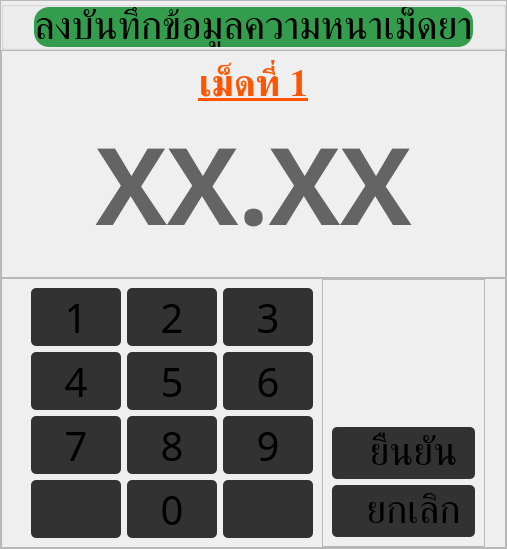
         <widget class="QWidget" name="thickness_keyboard">
          <layout class="QVBoxLayout" name="verticalLayout_34">
           <property name="spacing">
            <number>0</number>
           </property>
           <property name="leftMargin">
            <number>0</number>
           </property>
           <property name="topMargin">
            <number>0</number>
           </property>
           <property name="rightMargin">
            <number>0</number>
           </property>
           <property name="bottomMargin">
            <number>0</number>
           </property>
           <item>
            <widget class="QWidget" name="widget_2" native="true">
             <layout class="QVBoxLayout" name="verticalLayout_35">
              <property name="leftMargin">
               <number>0</number>
              </property>
              <property name="topMargin">
               <number>0</number>
              </property>
              <property name="rightMargin">
               <number>0</number>
              </property>
              <property name="bottomMargin">
               <number>0</number>
              </property>
              <item>
               <widget class="QFrame" name="frame_4">
                <property name="minimumSize">
                 <size>
                  <width>0</width>
                  <height>300</height>
                 </size>
                </property>
                <property name="frameShape">
                 <enum>QFrame::Shape::StyledPanel</enum>
                </property>
                <property name="frameShadow">
                 <enum>QFrame::Shadow::Raised</enum>
                </property>
                <layout class="QVBoxLayout" name="verticalLayout_3">
                 <property name="spacing">
                  <number>0</number>
                 </property>
                 <property name="leftMargin">
                  <number>0</number>
                 </property>
                 <property name="topMargin">
                  <number>0</number>
                 </property>
                 <property name="rightMargin">
                  <number>0</number>
                 </property>
                 <property name="bottomMargin">
                  <number>0</number>
                 </property>
                 <item>
                  <widget class="QGroupBox" name="thickness_title_groupBox_2">
                   <property name="maximumSize">
                    <size>
                     <width>16777215</width>
                     <height>100</height>
                    </size>
                   </property>
                   <layout class="QHBoxLayout" name="horizontalLayout_60">
                    <property name="leftMargin">
                     <number>30</number>
                    </property>
                    <property name="topMargin">
                     <number>0</number>
                    </property>
                    <property name="rightMargin">
                     <number>30</number>
                    </property>
                    <property name="bottomMargin">
                     <number>0</number>
                    </property>
                    <item>
                     <widget class="QLabel" name="thickness_input_title">
                      <property name="maximumSize">
                       <size>
                        <width>16777215</width>
                        <height>60</height>
                       </size>
                      </property>
                      <property name="font">
                       <font>
                        <family>Kanit</family>
                        <pointsize>30</pointsize>
                       </font>
                      </property>
                      <property name="styleSheet">
                       <string notr="true">background-color: rgb(52, 157, 77);
border-radius: 15px;</string>
                      </property>
                      <property name="text">
                       <string>ลงบันทึกข้อมูลความหนาเม็ดยา</string>
                      </property>
                      <property name="alignment">
                       <set>Qt::AlignmentFlag::AlignCenter</set>
                      </property>
                     </widget>
                    </item>
                   </layout>
                  </widget>
                 </item>
                 <item>
                  <widget class="QFrame" name="frame_9">
                   <property name="frameShape">
                    <enum>QFrame::Shape::StyledPanel</enum>
                   </property>
                   <property name="frameShadow">
                    <enum>QFrame::Shadow::Raised</enum>
                   </property>
                   <layout class="QVBoxLayout" name="verticalLayout_38">
                    <property name="spacing">
                     <number>0</number>
                    </property>
                    <property name="bottomMargin">
                     <number>20</number>
                    </property>
                    <item>
                     <widget class="QLabel" name="thickness_val_label">
                      <property name="minimumSize">
                       <size>
                        <width>0</width>
                        <height>50</height>
                       </size>
                      </property>
                      <property name="maximumSize">
                       <size>
                        <width>16777215</width>
                        <height>50</height>
                       </size>
                      </property>
                      <property name="font">
                       <font>
                        <family>Kanit</family>
                        <pointsize>28</pointsize>
                        <bold>true</bold>
                        <underline>true</underline>
                       </font>
                      </property>
                      <property name="styleSheet">
                       <string notr="true">color: rgb(255, 85, 0);</string>
                      </property>
                      <property name="text">
                       <string>เม็ดที่ 1</string>
                      </property>
                      <property name="alignment">
                       <set>Qt::AlignmentFlag::AlignCenter</set>
                      </property>
                     </widget>
                    </item>
                    <item>
                     <widget class="QLabel" name="thickness_val_input">
                      <property name="font">
                       <font>
                        <family>Kanit</family>
                        <pointsize>80</pointsize>
                        <bold>true</bold>
                       </font>
                      </property>
                      <property name="styleSheet">
                       <string notr="true">color: rgb(100, 100, 100);
border: none;</string>
                      </property>
                      <property name="text">
                       <string>XX.XX</string>
                      </property>
                      <property name="alignment">
                       <set>Qt::AlignmentFlag::AlignCenter</set>
                      </property>
                     </widget>
                    </item>
                   </layout>
                  </widget>
                 </item>
                 <item>
                  <widget class="QFrame" name="frame_5">
                   <property name="minimumSize">
                    <size>
                     <width>0</width>
                     <height>270</height>
                    </size>
                   </property>
                   <property name="maximumSize">
                    <size>
                     <width>16777215</width>
                     <height>270</height>
                    </size>
                   </property>
                   <property name="styleSheet">
                    <string notr="true"/>
                   </property>
                   <property name="frameShape">
                    <enum>QFrame::Shape::StyledPanel</enum>
                   </property>
                   <property name="frameShadow">
                    <enum>QFrame::Shadow::Raised</enum>
                   </property>
                   <layout class="QHBoxLayout" name="horizontalLayout_63">
                    <property name="spacing">
                     <number>0</number>
                    </property>
                    <property name="leftMargin">
                     <number>20</number>
                    </property>
                    <property name="topMargin">
                     <number>0</number>
                    </property>
                    <property name="rightMargin">
                     <number>20</number>
                    </property>
                    <property name="bottomMargin">
                     <number>0</number>
                    </property>
                    <item>
                     <widget class="QFrame" name="frame_6">
                      <property name="palette">
                       <palette>
                        <active>
                         <colorrole role="WindowText">
                          <brush brushstyle="SolidPattern">
                           <color alpha="255">
                            <red>255</red>
                            <green>255</green>
                            <blue>255</blue>
                           </color>
                          </brush>
                         </colorrole>
                         <colorrole role="Button">
                          <brush brushstyle="SolidPattern">
                           <color alpha="255">
                            <red>255</red>
                            <green>255</green>
                            <blue>255</blue>
                           </color>
                          </brush>
                         </colorrole>
                         <colorrole role="Text">
                          <brush brushstyle="SolidPattern">
                           <color alpha="255">
                            <red>255</red>
                            <green>255</green>
                            <blue>255</blue>
                           </color>
                          </brush>
                         </colorrole>
                         <colorrole role="ButtonText">
                          <brush brushstyle="SolidPattern">
                           <color alpha="255">
                            <red>255</red>
                            <green>255</green>
                            <blue>255</blue>
                           </color>
                          </brush>
                         </colorrole>
                         <colorrole role="Base">
                          <brush brushstyle="SolidPattern">
                           <color alpha="255">
                            <red>255</red>
                            <green>255</green>
                            <blue>255</blue>
                           </color>
                          </brush>
                         </colorrole>
                         <colorrole role="Window">
                          <brush brushstyle="SolidPattern">
                           <color alpha="255">
                            <red>255</red>
                            <green>255</green>
                            <blue>255</blue>
                           </color>
                          </brush>
                         </colorrole>
                         <colorrole role="PlaceholderText">
                          <brush brushstyle="SolidPattern">
                           <color alpha="128">
                            <red>255</red>
                            <green>255</green>
                            <blue>255</blue>
                           </color>
                          </brush>
                         </colorrole>
                        </active>
                        <inactive>
                         <colorrole role="WindowText">
                          <brush brushstyle="SolidPattern">
                           <color alpha="255">
                            <red>255</red>
                            <green>255</green>
                            <blue>255</blue>
                           </color>
                          </brush>
                         </colorrole>
                         <colorrole role="Button">
                          <brush brushstyle="SolidPattern">
                           <color alpha="255">
                            <red>255</red>
                            <green>255</green>
                            <blue>255</blue>
                           </color>
                          </brush>
                         </colorrole>
                         <colorrole role="Text">
                          <brush brushstyle="SolidPattern">
                           <color alpha="255">
                            <red>255</red>
                            <green>255</green>
                            <blue>255</blue>
                           </color>
                          </brush>
                         </colorrole>
                         <colorrole role="ButtonText">
                          <brush brushstyle="SolidPattern">
                           <color alpha="255">
                            <red>255</red>
                            <green>255</green>
                            <blue>255</blue>
                           </color>
                          </brush>
                         </colorrole>
                         <colorrole role="Base">
                          <brush brushstyle="SolidPattern">
                           <color alpha="255">
                            <red>255</red>
                            <green>255</green>
                            <blue>255</blue>
                           </color>
                          </brush>
                         </colorrole>
                         <colorrole role="Window">
                          <brush brushstyle="SolidPattern">
                           <color alpha="255">
                            <red>255</red>
                            <green>255</green>
                            <blue>255</blue>
                           </color>
                          </brush>
                         </colorrole>
                         <colorrole role="PlaceholderText">
                          <brush brushstyle="SolidPattern">
                           <color alpha="128">
                            <red>255</red>
                            <green>255</green>
                            <blue>255</blue>
                           </color>
                          </brush>
                         </colorrole>
                        </inactive>
                        <disabled>
                         <colorrole role="WindowText">
                          <brush brushstyle="SolidPattern">
                           <color alpha="255">
                            <red>255</red>
                            <green>255</green>
                            <blue>255</blue>
                           </color>
                          </brush>
                         </colorrole>
                         <colorrole role="Button">
                          <brush brushstyle="SolidPattern">
                           <color alpha="255">
                            <red>255</red>
                            <green>255</green>
                            <blue>255</blue>
                           </color>
                          </brush>
                         </colorrole>
                         <colorrole role="Text">
                          <brush brushstyle="SolidPattern">
                           <color alpha="255">
                            <red>255</red>
                            <green>255</green>
                            <blue>255</blue>
                           </color>
                          </brush>
                         </colorrole>
                         <colorrole role="ButtonText">
                          <brush brushstyle="SolidPattern">
                           <color alpha="255">
                            <red>255</red>
                            <green>255</green>
                            <blue>255</blue>
                           </color>
                          </brush>
                         </colorrole>
                         <colorrole role="Base">
                          <brush brushstyle="SolidPattern">
                           <color alpha="255">
                            <red>255</red>
                            <green>255</green>
                            <blue>255</blue>
                           </color>
                          </brush>
                         </colorrole>
                         <colorrole role="Window">
                          <brush brushstyle="SolidPattern">
                           <color alpha="255">
                            <red>255</red>
                            <green>255</green>
                            <blue>255</blue>
                           </color>
                          </brush>
                         </colorrole>
                         <colorrole role="PlaceholderText">
                          <brush brushstyle="SolidPattern">
                           <color alpha="128">
                            <red>255</red>
                            <green>255</green>
                            <blue>255</blue>
                           </color>
                          </brush>
                         </colorrole>
                        </disabled>
                       </palette>
                      </property>
                      <property name="font">
                       <font>
                        <pointsize>9</pointsize>
                       </font>
                      </property>
                      <property name="styleSheet">
                       <string notr="true">QPushButton {
	width: 90px;
	height: 70px;
	background-color: rgb(50, 50, 50);
	border-radius: 5px;
}

QPushButton:pressed {
    font-size: 45px;
	background-color: rgb(100, 100, 100);
}</string>
                      </property>
                      <property name="frameShadow">
                       <enum>QFrame::Shadow::Plain</enum>
                      </property>
                      <property name="lineWidth">
                       <number>3</number>
                      </property>
                      <layout class="QGridLayout" name="gridLayout_6">
                       <item row="0" column="0">
                        <widget class="QPushButton" name="key_1">
                         <property name="font">
                          <font>
                           <family>Kanit</family>
                           <pointsize>30</pointsize>
                           <fontweight>Medium</fontweight>
                          </font>
                         </property>
                         <property name="text">
                          <string>1</string>
                         </property>
                        </widget>
                       </item>
                       <item row="0" column="1">
                        <widget class="QPushButton" name="key_2">
                         <property name="font">
                          <font>
                           <family>Kanit</family>
                           <pointsize>30</pointsize>
                           <fontweight>Medium</fontweight>
                          </font>
                         </property>
                         <property name="text">
                          <string>2</string>
                         </property>
                        </widget>
                       </item>
                       <item row="0" column="2">
                        <widget class="QPushButton" name="key_3">
                         <property name="font">
                          <font>
                           <family>Kanit</family>
                           <pointsize>30</pointsize>
                           <fontweight>Medium</fontweight>
                          </font>
                         </property>
                         <property name="text">
                          <string>3</string>
                         </property>
                        </widget>
                       </item>
                       <item row="1" column="0">
                        <widget class="QPushButton" name="key_4">
                         <property name="font">
                          <font>
                           <family>Kanit</family>
                           <pointsize>30</pointsize>
                           <fontweight>Medium</fontweight>
                          </font>
                         </property>
                         <property name="text">
                          <string>4</string>
                         </property>
                        </widget>
                       </item>
                       <item row="1" column="1">
                        <widget class="QPushButton" name="key_5">
                         <property name="font">
                          <font>
                           <family>Kanit</family>
                           <pointsize>30</pointsize>
                           <fontweight>Medium</fontweight>
                          </font>
                         </property>
                         <property name="text">
                          <string>5</string>
                         </property>
                        </widget>
                       </item>
                       <item row="1" column="2">
                        <widget class="QPushButton" name="key_6">
                         <property name="font">
                          <font>
                           <family>Kanit</family>
                           <pointsize>30</pointsize>
                           <fontweight>Medium</fontweight>
                          </font>
                         </property>
                         <property name="text">
                          <string>6</string>
                         </property>
                        </widget>
                       </item>
                       <item row="2" column="0">
                        <widget class="QPushButton" name="key_7">
                         <property name="font">
                          <font>
                           <family>Kanit</family>
                           <pointsize>30</pointsize>
                           <fontweight>Medium</fontweight>
                          </font>
                         </property>
                         <property name="text">
                          <string>7</string>
                         </property>
                        </widget>
                       </item>
                       <item row="2" column="1">
                        <widget class="QPushButton" name="key_8">
                         <property name="font">
                          <font>
                           <family>Kanit</family>
                           <pointsize>30</pointsize>
                           <fontweight>Medium</fontweight>
                          </font>
                         </property>
                         <property name="text">
                          <string>8</string>
                         </property>
                        </widget>
                       </item>
                       <item row="2" column="2">
                        <widget class="QPushButton" name="key_9">
                         <property name="font">
                          <font>
                           <family>Kanit</family>
                           <pointsize>30</pointsize>
                           <fontweight>Medium</fontweight>
                          </font>
                         </property>
                         <property name="text">
                          <string>9</string>
                         </property>
                        </widget>
                       </item>
                       <item row="3" column="0">
                        <widget class="QPushButton" name="key_dot">
                         <property name="minimumSize">
                          <size>
                           <width>0</width>
                           <height>0</height>
                          </size>
                         </property>
                         <property name="maximumSize">
                          <size>
                           <width>16777215</width>
                           <height>150</height>
                          </size>
                         </property>
                         <property name="font">
                          <font>
                           <pointsize>30</pointsize>
                          </font>
                         </property>
                         <property name="text">
                          <string/>
                         </property>
                         <property name="icon">
                          <iconset resource="resource.qrc">
                           <normaloff>:/assets/keyboard/record.png</normaloff>:/assets/keyboard/record.png</iconset>
                         </property>
                         <property name="iconSize">
                          <size>
                           <width>30</width>
                           <height>30</height>
                          </size>
                         </property>
                        </widget>
                       </item>
                       <item row="3" column="1">
                        <widget class="QPushButton" name="key_0">
                         <property name="minimumSize">
                          <size>
                           <width>0</width>
                           <height>0</height>
                          </size>
                         </property>
                         <property name="maximumSize">
                          <size>
                           <width>16777215</width>
                           <height>150</height>
                          </size>
                         </property>
                         <property name="font">
                          <font>
                           <family>Kanit</family>
                           <pointsize>30</pointsize>
                           <fontweight>Medium</fontweight>
                          </font>
                         </property>
                         <property name="text">
                          <string>0</string>
                         </property>
                        </widget>
                       </item>
                       <item row="3" column="2">
                        <widget class="QPushButton" name="key_backspace">
                         <property name="minimumSize">
                          <size>
                           <width>0</width>
                           <height>0</height>
                          </size>
                         </property>
                         <property name="maximumSize">
                          <size>
                           <width>16777215</width>
                           <height>150</height>
                          </size>
                         </property>
                         <property name="font">
                          <font>
                           <pointsize>30</pointsize>
                          </font>
                         </property>
                         <property name="text">
                          <string/>
                         </property>
                         <property name="icon">
                          <iconset resource="resource.qrc">
                           <normaloff>:/assets/keyboard/backspace.png</normaloff>:/assets/keyboard/backspace.png</iconset>
                         </property>
                         <property name="iconSize">
                          <size>
                           <width>30</width>
                           <height>30</height>
                          </size>
                         </property>
                        </widget>
                       </item>
                      </layout>
                     </widget>
                    </item>
                    <item>
                     <widget class="QFrame" name="frame_8">
                      <property name="styleSheet">
                       <string notr="true">QPushButton {
	background-color: rgb(50, 50, 50);
	border-radius: 5px;
}
QPushButton:pressed {
	background-color: rgb(100, 100, 100);
}</string>
                      </property>
                      <property name="frameShape">
                       <enum>QFrame::Shape::StyledPanel</enum>
                      </property>
                      <property name="frameShadow">
                       <enum>QFrame::Shadow::Raised</enum>
                      </property>
                      <layout class="QVBoxLayout" name="verticalLayout_36">
                       <property name="spacing">
                        <number>6</number>
                       </property>
                       <item>
                        <widget class="QLabel" name="thickness_img">
                         <property name="text">
                          <string/>
                         </property>
                         <property name="pixmap">
                          <pixmap resource="resource.qrc">:/assets/icon/thickness.png</pixmap>
                         </property>
                         <property name="alignment">
                          <set>Qt::AlignmentFlag::AlignCenter</set>
                         </property>
                        </widget>
                       </item>
                       <item>
                        <widget class="QPushButton" name="key_enter">
                         <property name="minimumSize">
                          <size>
                           <width>0</width>
                           <height>52</height>
                          </size>
                         </property>
                         <property name="font">
                          <font>
                           <family>Kanit</family>
                           <pointsize>30</pointsize>
                           <italic>false</italic>
                           <fontweight>Medium</fontweight>
                          </font>
                         </property>
                         <property name="styleSheet">
                          <string notr="true"/>
                         </property>
                         <property name="text">
                          <string>  ยืนยัน</string>
                         </property>
                         <property name="icon">
                          <iconset resource="resource.qrc">
                           <normaloff>:/assets/keyboard/enter.png</normaloff>:/assets/keyboard/enter.png</iconset>
                         </property>
                         <property name="iconSize">
                          <size>
                           <width>30</width>
                           <height>30</height>
                          </size>
                         </property>
                        </widget>
                       </item>
                       <item>
                        <widget class="QPushButton" name="key_cancel">
                         <property name="minimumSize">
                          <size>
                           <width>0</width>
                           <height>52</height>
                          </size>
                         </property>
                         <property name="font">
                          <font>
                           <family>Kanit</family>
                           <pointsize>30</pointsize>
                           <italic>false</italic>
                           <fontweight>Medium</fontweight>
                          </font>
                         </property>
                         <property name="text">
                          <string>  ยกเลิก</string>
                         </property>
                         <property name="icon">
                          <iconset resource="resource.qrc">
                           <normaloff>:/assets/keyboard/cancel.png</normaloff>:/assets/keyboard/cancel.png</iconset>
                         </property>
                         <property name="iconSize">
                          <size>
                           <width>30</width>
                           <height>30</height>
                          </size>
                         </property>
                        </widget>
                       </item>
                      </layout>
                     </widget>
                    </item>
                   </layout>
                  </widget>
                 </item>
                </layout>
               </widget>
              </item>
             </layout>
            </widget>
           </item>
          </layout>
         </widget>
